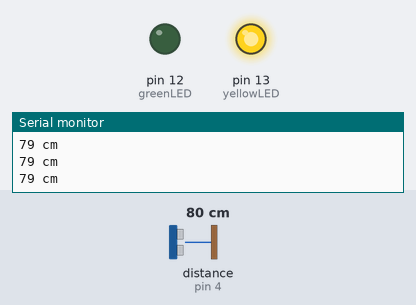
Recording of a sketch running on a simulated Arduino Uno, built with avr-gcc and run on an emulated ATmega328P. Shown: output pins drawn as LEDs (lit = HIGH), the last lines printed to the serial monitor. Wiring (inferred from the names in the program): ultrasonic range finder: trigger pin 5; echo pin 4. The test bench sets the inputs (shaded band); at power-on: distance to the obstacle (sensor on pin 4) 80 cm. The echo pulse lasts 58.3 µs per cm; pins used as bus, display or sensor lines are not drawn.

Above: at 1.3 s.
1.4 s: distance to the obstacle (sensor on pin 4) set to 13 cm
2.9 s: distance to the obstacle (sensor on pin 4) set to 10 cm
At 4.1 s:
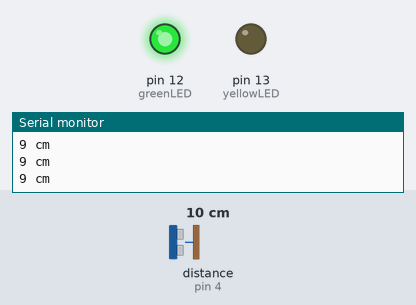
4.5 s: distance to the obstacle (sensor on pin 4) set to 7 cm
6.0 s: distance to the obstacle (sensor on pin 4) set to 4 cm
At 6.6 s:
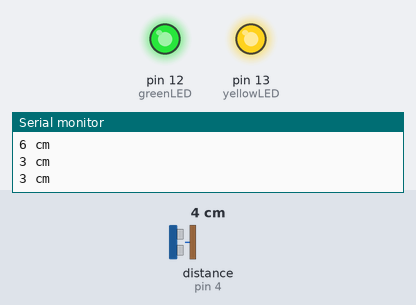
7.5 s: distance to the obstacle (sensor on pin 4) set to 9 cm
At 7.9 s:
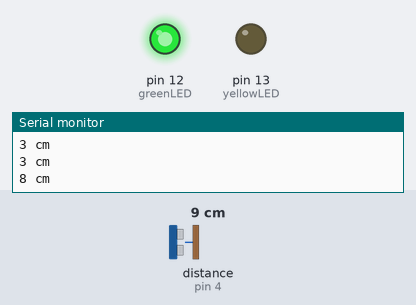
9.0 s: distance to the obstacle (sensor on pin 4) set to 2 cm
At 10.4 s:
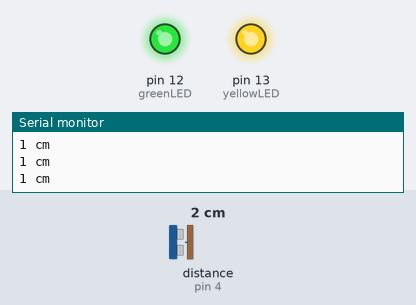
Timing chart, 0 to 11.5 s (numbered marks = the images above; inputs shaded):
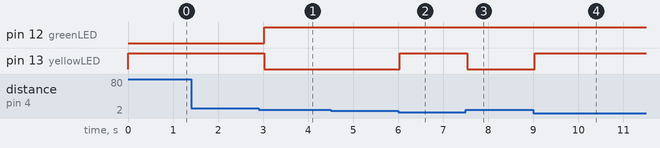

Measured:
- the behaviour switches between 12 and 11 cm on distance to the obstacle (sensor on pin 4) (found by bisection; images 0 and 1)
- the behaviour switches between 6 and 5 cm on distance to the obstacle (sensor on pin 4) (found by bisection; images 1 and 2)
- after the input at 2.9 s, pin 12 (greenLED): LOW → HIGH after 0.12 s; pin 13 (yellowLED): HIGH → LOW after 0.12 s
- after the input at 6.0 s, pin 13 (yellowLED): LOW → HIGH at once
- after the input at 7.5 s, pin 13 (yellowLED): HIGH → LOW at once
- after the input at 9.0 s, pin 13 (yellowLED): LOW → HIGH at once

The sketch:

Ultrasonic_sensor.ino
```cpp
/* Ultrasonic sensor demo code for RExPerience '17
 *  Lights up different LEDs based on proximity of object
 *  utilizes ultrasonic sensor HC-SR04
 *
 *  Based on http://www.instructables.com/id/Simple-Arduino-and-HC-SR04-Example/
 *  Modified by Song Wei 7 July 2017
 */

#define trigPin 5 // GPIO5
#define echoPin 4 // GPIO4
#define greenLED 12
#define yellowLED 13
#define redLED 0

void setup() {
  Serial.begin(9600);
  pinMode(trigPin, OUTPUT);
  pinMode(echoPin, INPUT);
  pinMode(greenLED, OUTPUT);
  pinMode(yellowLED, OUTPUT);
  pinMode(redLED, OUTPUT);
}

void loop() {
  long duration, distance;
  digitalWrite(trigPin, LOW);
  delayMicroseconds(2);
  digitalWrite(trigPin, HIGH);
  delayMicroseconds(10);
  digitalWrite(trigPin, LOW);
  duration = pulseIn(echoPin, HIGH);
  distance = (duration/2) / 29.1;

  // Printing of distance on Serial Monitor
  if (distance >= 200 || distance <= 0){
    Serial.println("Out of range");
  }
  else {
    Serial.print(distance);
    Serial.println(" cm");
  }
  // LED lighting control
  if (distance < 5) {
    digitalWrite(redLED, LOW); // Red LED lights up and the rest turn off
    digitalWrite(yellowLED, HIGH);
    digitalWrite(greenLED, HIGH);
  }
  else if (distance >= 5 && distance <= 10) {
    digitalWrite(redLED, HIGH);
    digitalWrite(yellowLED, LOW); // Yellow LED lights up and the rest turn off
    digitalWrite(greenLED, HIGH);
  }
  else {
    digitalWrite(redLED, HIGH);
    digitalWrite(yellowLED, HIGH);
    digitalWrite(greenLED, LOW); // Green LED lights up and the rest turn off
  }
  delay(500);
}
```
